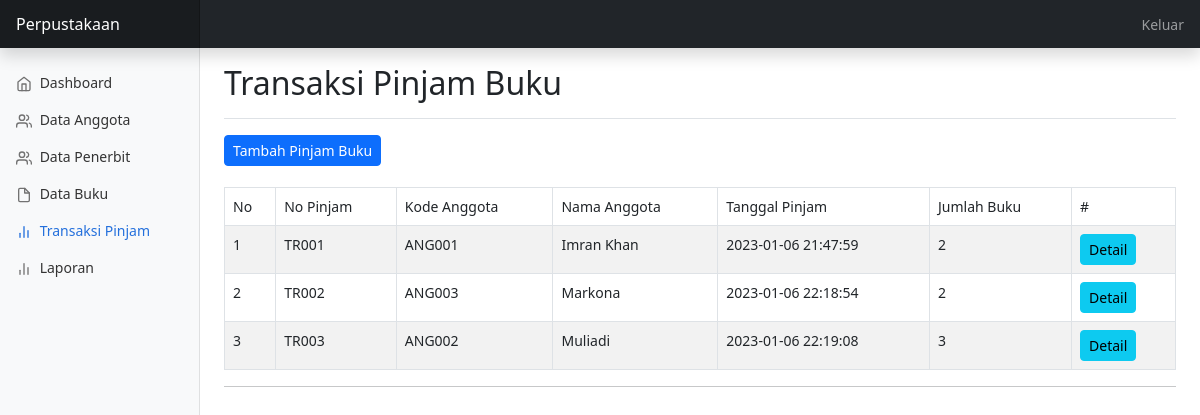
Before: /pinjam/index.php (signed in) with the older database file.
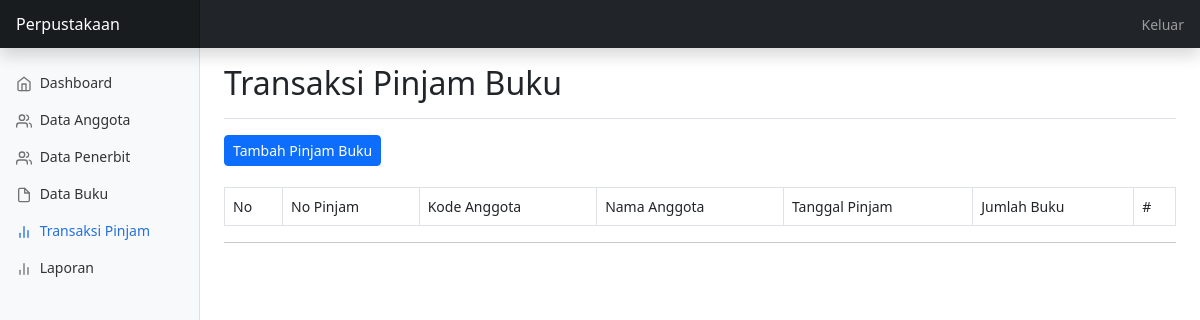
After: the same page with the newer database file.
### tables this page shows
CREATE TABLE `peminjaman` (
  `id_pinjam` varchar(6) NOT NULL,
  `kd_anggota` varchar(6) NOT NULL,
  `tgl_pinjam` datetime NOT NULL DEFAULT current_timestamp(),
  `username` varchar(50) NOT NULL
);

CREATE TABLE `anggota` (
  `kd_anggota` varchar(6) NOT NULL,
  `nama_anggota` varchar(50) NOT NULL,
  `tlp` varchar(12) NOT NULL,
  `email` varchar(20) NOT NULL,
  `tgl_daftar` datetime NOT NULL DEFAULT current_timestamp()
);

### pinjam/index.php (the view, shortened to what this page needs)
<?php
include "../config/koneksi.php";
$getData = mysqli_query($koneksi, "SELECT peminjaman.id_pinjam,peminjaman.kd_anggota,anggota.nama_anggota,peminjaman.tgl_pinjam,COUNT(detail_peminjaman.id_pinjam) as jml_buku FROM peminjaman
            INNER JOIN anggota ON peminjaman.kd_anggota=anggota.kd_anggota
            INNER JOIN detail_peminjaman ON peminjaman.id_pinjam=detail_peminjaman.id_pinjam
            GROUP BY peminjaman.id_pinjam");
?>
<!doctype html>
<html lang="en">
<head>
    <link href="../assets/css/bootstrap.min.css" rel="stylesheet">
    <link href="../assets/dashboard.css" rel="stylesheet">
</head>
<body>
    <header class="navbar navbar-dark sticky-top bg-dark flex-md-nowrap p-0 shadow">
        <a class="navbar-brand col-md-3 col-lg-2 me-0 px-3 fs-6" href="#">Perpustakaan</a>
        <div class="navbar-nav">
            <div class="nav-item text-nowrap">
                <a class="nav-link px-3" href="../../keluar.php">Keluar</a>
            </div>
        </div>
    </header>
    <div class="container-fluid">
        <div class="row">
            <nav id="sidebarMenu" class="col-md-3 col-lg-2 d-md-block bg-light sidebar collapse">
                <div class="position-sticky pt-3 sidebar-sticky">
                    <ul class="nav flex-column">
                        <li class="nav-item">
                            <a class="nav-link" aria-current="page" href="../dashboard/index.php">
                                <span data-feather="home" class="align-text-bottom"></span>
                                Dashboard
                            </a>
                        </li>
                        <li class="nav-item">
                            <a class="nav-link" href="../anggota/index.php">
                                <span data-feather="users" class="align-text-bottom"></span>
                                Data Anggota
                            </a>
                        </li>
                        <li class="nav-item">
                            <a class="nav-link" href="../penerbit/index.php">
                                <span data-feather="users" class="align-text-bottom"></span>
                                Data Penerbit
                            </a>
                        </li>
                        <li class="nav-item">
                            <a class="nav-link" href="../buku/index.php">
                                <span data-feather="file" class="align-text-bottom"></span>
                                Data Buku
                            </a>
                        </li>
                        <li class="nav-item active">
                            <a class="nav-link active" href="../pinjam/index.php">
                                <span data-feather="bar-chart-2" class="align-text-bottom"></span>
                                Transaksi Pinjam
                            </a>
                        </li>
                        <li class="nav-item">
                            <a class="nav-link" href="../laporan.php">
                                <span data-feather="bar-chart-2" class="align-text-bottom"></span>
                                Laporan
                            </a>
                        </li>
                    </ul>
                </div>
            </nav>
            <main class="col-md-9 ms-sm-auto col-lg-10 px-md-4">
                <div
                    class="d-flex justify-content-between flex-wrap flex-md-nowrap align-items-center pt-3 pb-2 mb-3 border-bottom">
                    <h1 class="h2">Transaksi Pinjam Buku</h1>
                </div>
                <a href="frmPinjamBuku.php" class="btn btn-primary btn-sm">Tambah Pinjam Buku</a>
                <br><br>
                <div class="table-responsive">
                    <table class="table table-bordered table-striped">
                        <thead>
                            <tr>
                                <td>No</td>
                                <td>No Pinjam</td>
                                <td>Kode Anggota</td>
                                <td>Nama Anggota</td>
                                <td>Tanggal Pinjam</td>
                                <td>Jumlah Buku</td>
                                <td>#</td>
                            </tr>
                        </thead>
                        <tbody>
                            <?php
                            $no = 1;
                            while ($rs = mysqli_fetch_array($getData)) {
                            ?>
                            <tr>
                                <td><?php echo $no; ?></td>
                                <td><?php echo $rs['id_pinjam']; ?></td>
                                <td><?php echo $rs['kd_anggota']; ?></td>
                                <td><?php echo $rs['nama_anggota']; ?></td>
                                <td><?php echo $rs['tgl_pinjam']; ?></td>
                                <td><?php echo $rs['jml_buku']; ?></td>
                                <td>
                                    <a href="<?php $_SERVER['PHP_SELF']; ?>?id_pinjam=<?php echo $rs['id_pinjam']; ?>"
                                        class="btn btn-info btn-sm" name="detail">Detail</a>
                                </td>
                            </tr>
                            <?php
                                $no++;
                            }
                            ?>
                        </tbody>
                    </table>
                    <hr>
                </div>
            </main>
        </div>
    </div>
</body>
</html>

### assets/dashboard.css (style rules this page uses)
body { font-size: .875rem; }
.feather { width: 16px; height: 16px; }
.sidebar { position: fixed; top: 0; bottom: 0; left: 0; z-index: 100; padding: 48px 0 0; box-shadow: inset -1px 0 0 rgba(0, 0, 0, .1); }
.sidebar-sticky { height: calc(100vh - 48px); overflow-x: hidden; overflow-y: auto; }
.sidebar .nav-link { font-weight: 500; color: #333; }
.sidebar .nav-link .feather { margin-right: 4px; color: #727272; }
.sidebar .nav-link.active { color: #2470dc; }
.sidebar .nav-link:hover .feather, .sidebar .nav-link.active .feather { color: inherit; }
.navbar-brand { padding-top: .75rem; padding-bottom: .75rem; background-color: rgba(0, 0, 0, .25); box-shadow: inset -1px 0 0 rgba(0, 0, 0, .25); }

Changed rows visible on the page:
removed peminjaman: id_pinjam "TR001", kd_anggota "ANG001", kd_anggota.nama_anggota "Imran Khan", tgl_pinjam "2023-01-06 21:47:59", jml_buku "2"
removed peminjaman: id_pinjam "TR002", kd_anggota "ANG003", kd_anggota.nama_anggota "Markona", tgl_pinjam "2023-01-06 22:18:54", jml_buku "2"
removed peminjaman: id_pinjam "TR003", kd_anggota "ANG002", kd_anggota.nama_anggota "Muliadi", tgl_pinjam "2023-01-06 22:19:08", jml_buku "3"
